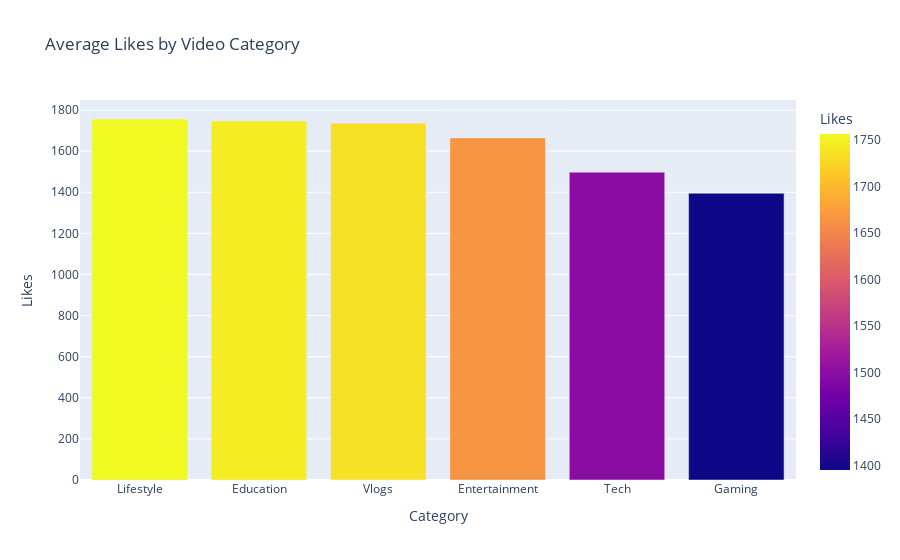

Source (notebook cell):
### Code cell
#b. Average Likes by Category

avg_likes = df.groupby('Category')['Likes'].mean().reset_index().sort_values(by='Likes', ascending=False)
fig = px.bar(avg_likes, x='Category', y='Likes', 
             title='Average Likes by Video Category',
             color='Likes')
fig.show()

### Figure 1 — Plotly figure (JSON) as saved in the notebook; plotly's stock layout.template omitted (floating-point values rounded to 4 significant figures)
{"data": [{"hovertemplate": "Category=%{x}<br>Likes=%{marker.color}<extra></extra>", "legendgroup": "", "marker": {"color": [1756.0, 1746.0, 1736.0, 1665.0, 1498.0, 1395.0], "coloraxis": "coloraxis", "pattern": {"shape": ""}}, "name": "", "orientation": "v", "showlegend": false, "textposition": "auto", "type": "bar", "x": ["Lifestyle", "Education", "Vlogs", "Entertainment", "Tech", "Gaming"], "xaxis": "x", "y": [1756.0, 1746.0, 1736.0, 1665.0, 1498.0, 1395.0], "yaxis": "y"}], "layout": {"barmode": "relative", "coloraxis": {"colorbar": {"title": {"text": "Likes"}}, "colorscale": [[0, "#0d0887"], [0.1111, "#46039f"], [0.2222, "#7201a8"], [0.3333, "#9c179e"], [0.4444, "#bd3786"], [0.5556, "#d8576b"], [0.6667, "#ed7953"], [0.7778, "#fb9f3a"], [0.8889, "#fdca26"], [1, "#f0f921"]]}, "legend": {"tracegroupgap": 0}, "title": {"text": "Average Likes by Video Category"}, "xaxis": {"anchor": "y", "domain": [0, 1], "title": {"text": "Category"}}, "yaxis": {"anchor": "x", "domain": [0, 1], "title": {"text": "Likes"}}}}
